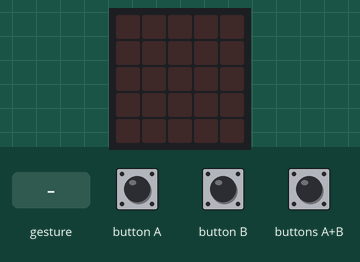
Recording of a program running on a simulated BBC micro:bit (MakeCode). On the bench: the board's 5×5 LED display. The test bench sets the inputs (shaded band). Random numbers come from a fixed seed; a tilt is held for 1.5 s and a shake lasts 1 s, then the board lies face up again.

Above: at 1.2 s.
1.3 s: button A pressed for 0.15 s
At 2.1 s:
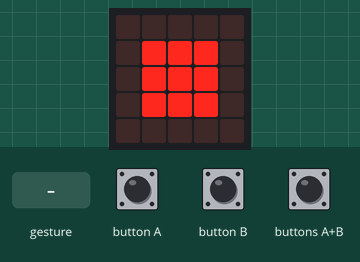
2.9 s: button B pressed for 0.15 s
At 3.3 s:
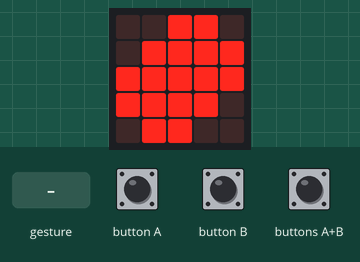
4.5 s: buttons A+B pressed for 0.15 s
At 5.7 s:
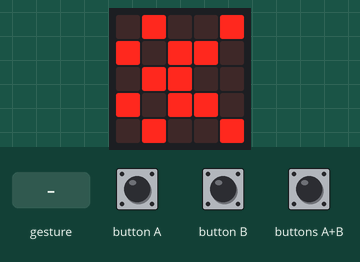
6.1 s: gesture 'shake'
At 7.5 s:
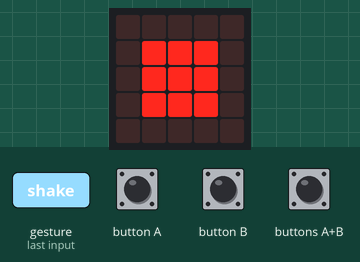
7.8 s: buttons A+B pressed for 1 s
At 9.5 s:
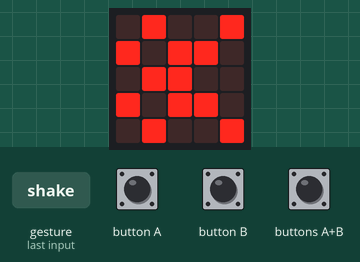
Timing chart, 0 to 11.0 s (numbered marks = the images above; inputs shaded):
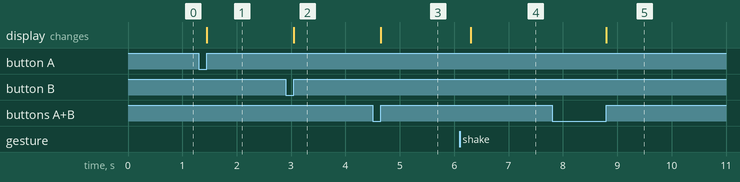

The program:

main.ts
```typescript
input.onButtonPressed(Button.A, function () {
    basic.showLeds(`
        . . . . .
        . # # # .
        . # # # .
        . # # # .
        . . . . .
        `)
})
input.onGesture(Gesture.Shake, function () {
    let randomIcon: number;
if (input.isGesture(Gesture.Shake)) {
        randomIcon = randint(1, 3)
        if (randomIcon == 1) {
            basic.showLeds(`
                . . . . .
                . # # # .
                . # # # .
                . # # # .
                . . . . .
                `)
        } else if (randomIcon == 2) {
            basic.showLeds(`
                . . # # .
                . # # # #
                # # # # #
                # # # # .
                . # # . .
                `)
        } else {
            basic.showLeds(`
                . # . . #
                # . # # .
                . # # . .
                # . # # .
                . # . . #
                `)
        }
    }
})
input.onButtonPressed(Button.AB, function () {
    basic.showLeds(`
        . # . . #
        # . # # .
        . # # . .
        # . # # .
        . # . . #
        `)
})
input.onButtonPressed(Button.B, function () {
    basic.showLeds(`
        . . # # .
        . # # # #
        # # # # #
        # # # # .
        . # # . .
        `)
})
```

test.ts
```typescript
// les proves van aquí; això no es compilarà quan aquest paquet s'usi com a extensió.
```

Measured:
- after the input at 1.3 s, the display: changes after 0.15 s (image 1)
- after the input at 2.9 s, the display: changes after 0.15 s (image 2)
- after the input at 4.5 s, the display: changes after 0.15 s (image 3)
- after the input at 6.1 s, the display: changes after 0.20 s (image 4)
- after the input at 7.8 s, the display: changes after 1.0 s (image 5)
